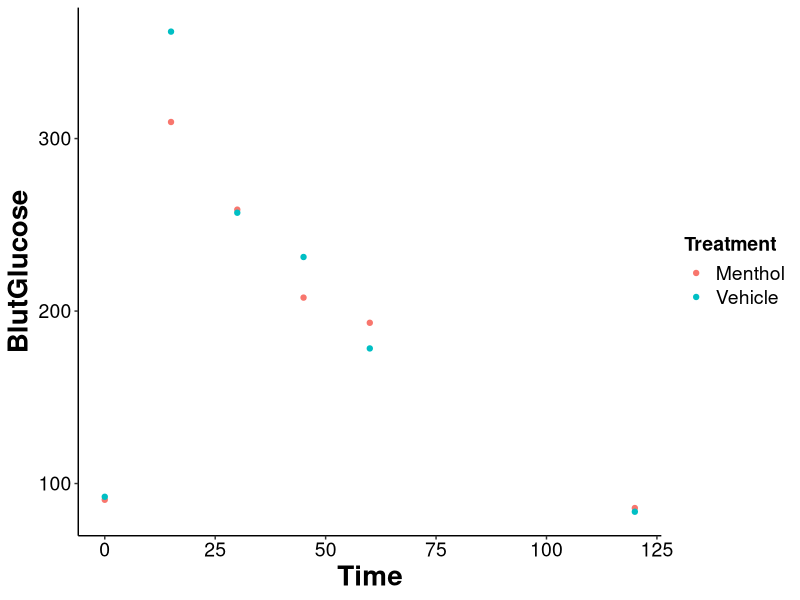

R code for this plot:
setwd("/Projects/R-Tutorial/Tutorial")
library(dplyr)

data<-read.csv(file="Menthol2forR.csv",  row.names=1)

timeMeasurements<-group_by(data, Time, Treatment)
meanValue <- summarize(timeMeasurements, amountOfMeasurements=n(), BlutGlucose = mean(BG, na.rm = TRUE))


library("ggplot2")
ggplot(meanValue, aes(x=Time, y=BlutGlucose, color=Treatment))+
  geom_point(lwd=2)+
  theme_classic()+
  theme(
    axis.title=element_text(size=20,face="bold"),
    axis.text=element_text(size=14, color="black"),
    legend.text = element_text(size=14, color="black"),
    legend.title = element_text(size = 14, face="bold")
  )


